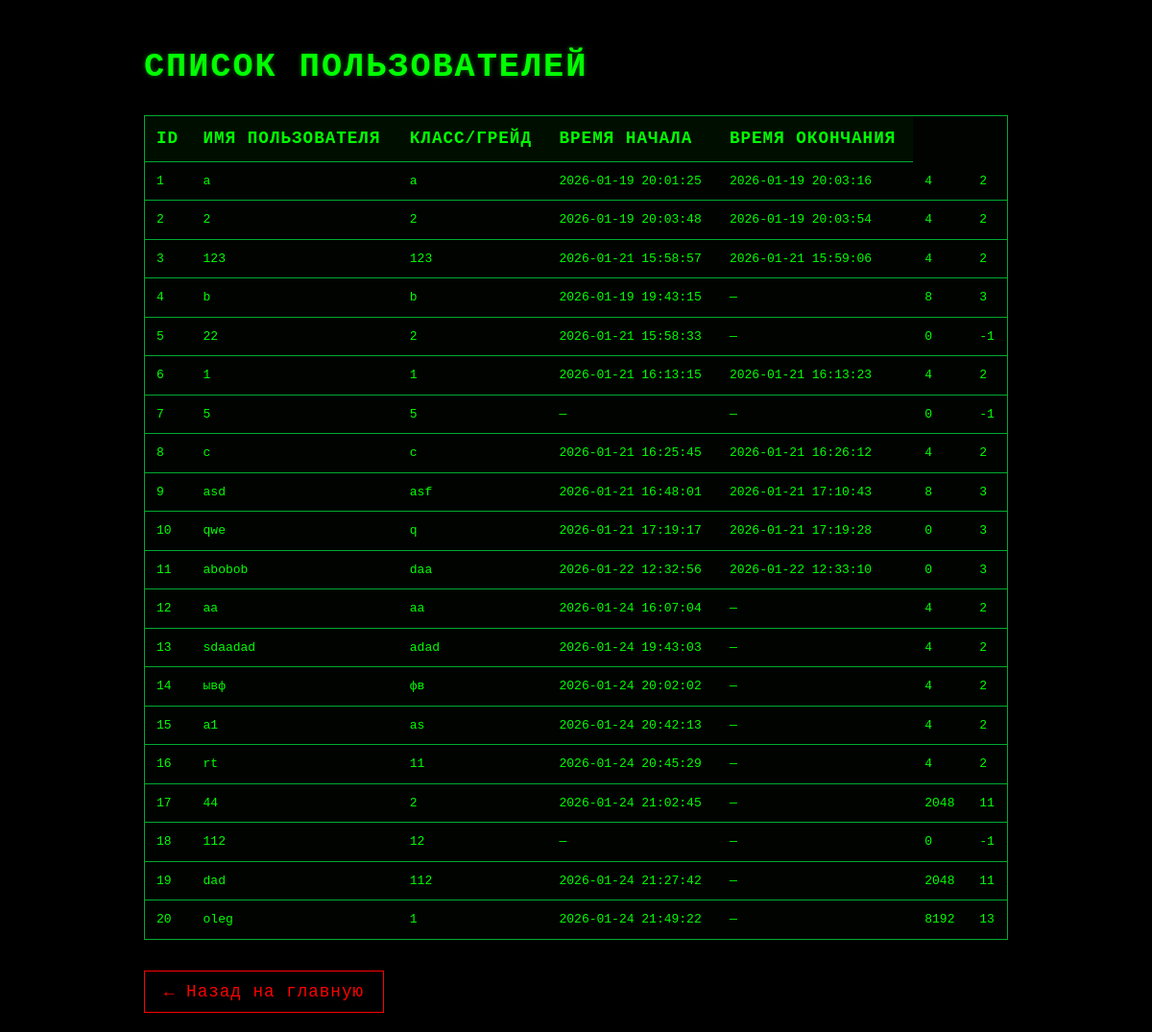
/list, run on an earlier commit of the app's database.
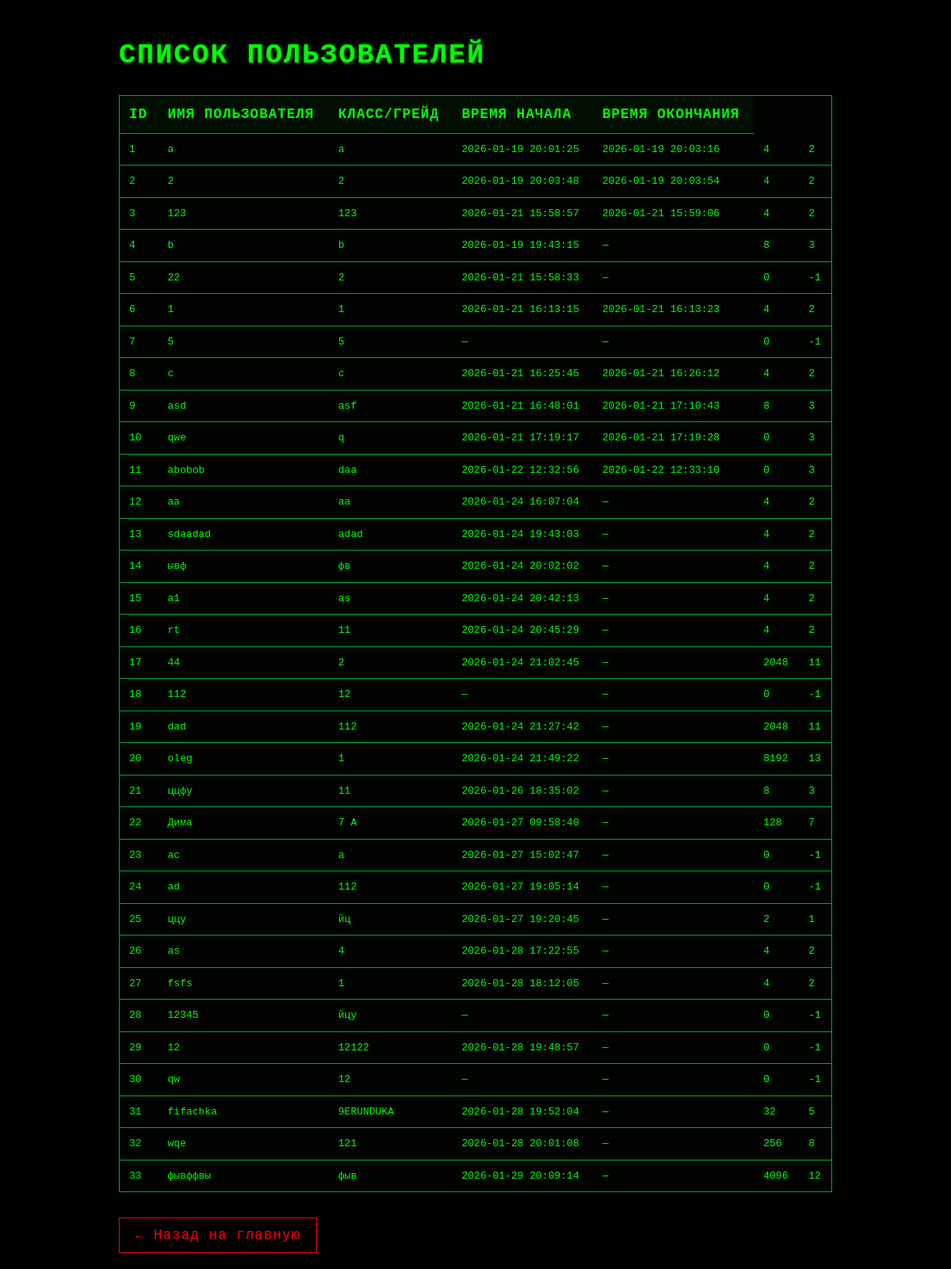
And on a later commit of the database.
### models.py (models this page shows)
class User(Base):
    __tablename__ = "users"
    id = Column(Integer, primary_key=True, index=True)
    username = Column(String, unique=True, index=True)
    grade = Column(String, index=True)  # убрал unique=True, если это не требуется
    start_time = Column(DateTime, nullable=True)
    end_time = Column(DateTime, nullable=True)
    solved_tasks = Column(Integer)
    active_task = Column(Integer, nullable=True)

### main.py (the view)
@app.get("/list", response_class=HTMLResponse)
async def show_list(request: Request, db: Session = Depends(get_db)):
    users = db.query(User).all()
    return templates.TemplateResponse("list.html", {"request": request, "users": users})

### templates/list.html (shortened to what this page needs)
<!DOCTYPE html>
<html lang="ru">
<head>
</head>
<body>
    <div class="container">
        <h1>СПИСОК ПОЛЬЗОВАТЕЛЕЙ</h1>
        {% if users %}
            <table>
                <thead>
                    <tr>
                        <th>ID</th>
                        <th>Имя пользователя</th>
                        <th>Класс/Грейд</th>
                        <th>Время начала</th>
                        <th>Время окончания</th>
                    </tr>
                </thead>
                <tbody>
                    {% for user in users %}
                    <tr>
                        <td>{{ user.id }}</td>
                        <td>{{ user.username }}</td>
                        <td>{{ user.grade or '—' }}</td>
                        <td>{{ user.start_time.strftime('%Y-%m-%d %H:%M:%S') if user.start_time else '—' }}</td>
                        <td>{{ user.end_time.strftime('%Y-%m-%d %H:%M:%S') if user.end_time else '—' }}</td>
                        <td>{{ user.solved_tasks }}</td>
                        <td>{{ user.active_task }}</td>
                    </tr>
                    {% endfor %}
                </tbody>
            </table>
        {% else %}
            <p class="empty">Пользователи не найдены.</p>
        {% endif %}
        <a href="/" class="back-link">← Назад на главную</a>
    </div>
</body>
</html>

### templates/list.html (style rules this page uses)
body { background-color: #000; color: #0f0; font-family: 'Courier New', monospace; margin: 0; padding: 20px; line-height: 1.5; }
h1 { font-size: 2.2rem; margin-bottom: 1.5rem; letter-spacing: 2px; text-shadow: 0 0 5px rgba(0, 255, 0, 0.4); }
.container { max-width: 900px; margin: 0 auto; }
table { width: 100%; border-collapse: collapse; margin-top: 1rem; background: rgba(0, 15, 0, 0.2); border: 1px solid #0a3; }
th, td { padding: 10px 12px; text-align: left; border-bottom: 1px solid #0a3; }
th { background: rgba(0, 30, 0, 0.4); font-weight: bold; text-transform: uppercase; letter-spacing: 1px; font-size: 1.1rem; }
tr:last-child td { border-bottom: none; }
.back-link { display: inline-block; margin-top: 2rem; padding: 8px 20px; background: transparent; color: #f00; border: 1px solid #f00; text-decoration: none; font-family: 'Courier New', monospace; font-size: 1.1rem; letter-spacing: 1px; transition: all 0.2s; }
body { font-family: monospace; }

What changed in the data, as far as the page shows it:
added User: id "21", username "ццфу", grade "11", start_time "2026-01-26 18:35:02", end_time "—", solved_tasks "8", active_task "3"
added User: id "22", username "Дима", grade "7 А", start_time "2026-01-27 09:58:40", end_time "—", solved_tasks "128", active_task "7"
added User: id "23", username "ac", grade "a", start_time "2026-01-27 15:02:47", end_time "—", solved_tasks "0", active_task "-1"
added User: id "24", username "ad", grade "112", start_time "2026-01-27 19:05:14", end_time "—", solved_tasks "0", active_task "-1"
added User: id "25", username "ццу", grade "йц", start_time "2026-01-27 19:20:45", end_time "—", solved_tasks "2", active_task "1"
added User: id "26", username "as", grade "4", start_time "2026-01-28 17:22:55", end_time "—", solved_tasks "4", active_task "2"
added User: id "27", username "fsfs", grade "1", start_time "2026-01-28 18:12:05", end_time "—", solved_tasks "4", active_task "2"
added User: id "28", username "12345", grade "йцу", start_time "—", end_time "—", solved_tasks "0", active_task "-1"
added User: id "29", username "12", grade "12122", start_time "2026-01-28 19:48:57", end_time "—", solved_tasks "0", active_task "-1"
added User: id "30", username "qw", grade "12", start_time "—", end_time "—", solved_tasks "0", active_task "-1"
added User: id "31", username "fifachka", grade "9ERUNDUKA", start_time "2026-01-28 19:52:04", end_time "—", solved_tasks "32", active_task "5"
added User: id "32", username "wqe", grade "121", start_time "2026-01-28 20:01:08", end_time "—", solved_tasks "256", active_task "8"
added User: id "33", username "фывффвы", grade "фыв", start_time "2026-01-29 20:09:14", end_time "—", solved_tasks "4096", active_task "12"
